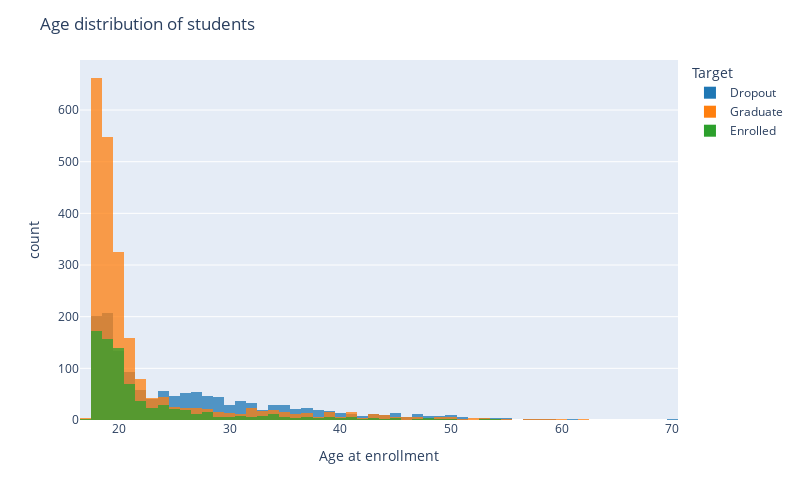

Notebook source saved alongside this figure:
### Markdown cell above
## Age distribution of students

### Code cell
fig = px.histogram(graduates_df, x='Age at enrollment', color='Target',
                   opacity=0.75, barmode='overlay',
                   width=800, height=500, color_discrete_sequence=["#1f77b4", "#ff7f0e", "#2ca02c", "#d62728"])

fig.update_layout(title='Age distribution of students')

# Show the figure
fig.show()

### Figure 1 — Plotly figure (JSON) as saved in the notebook; plotly's stock layout.template omitted (floating-point values rounded to 4 significant figures; data arrays with more than 128 entries replaced by an {"elided": "..."} marker saying what was removed)
{"data": [{"alignmentgroup": "True", "bingroup": "x", "hovertemplate": "Target=Dropout<br>Age at enrollment=%{x}<br>count=%{y}<extra></extra>", "legendgroup": "Dropout", "marker": {"color": "#1f77b4", "opacity": 0.75, "pattern": {"shape": ""}}, "name": "Dropout", "offsetgroup": "Dropout", "orientation": "v", "showlegend": true, "type": "histogram", "x": {"elided": "1421 int values"}, "xaxis": "x", "yaxis": "y"}, {"alignmentgroup": "True", "bingroup": "x", "hovertemplate": "Target=Graduate<br>Age at enrollment=%{x}<br>count=%{y}<extra></extra>", "legendgroup": "Graduate", "marker": {"color": "#ff7f0e", "opacity": 0.75, "pattern": {"shape": ""}}, "name": "Graduate", "offsetgroup": "Graduate", "orientation": "v", "showlegend": true, "type": "histogram", "x": {"elided": "2209 int values"}, "xaxis": "x", "yaxis": "y"}, {"alignmentgroup": "True", "bingroup": "x", "hovertemplate": "Target=Enrolled<br>Age at enrollment=%{x}<br>count=%{y}<extra></extra>", "legendgroup": "Enrolled", "marker": {"color": "#2ca02c", "opacity": 0.75, "pattern": {"shape": ""}}, "name": "Enrolled", "offsetgroup": "Enrolled", "orientation": "v", "showlegend": true, "type": "histogram", "x": {"elided": "794 int values"}, "xaxis": "x", "yaxis": "y"}], "layout": {"barmode": "overlay", "height": 500, "legend": {"title": {"text": "Target"}, "tracegroupgap": 0}, "margin": {"t": 60}, "title": {"text": "Age distribution of students"}, "width": 800, "xaxis": {"anchor": "y", "domain": [0, 1], "title": {"text": "Age at enrollment"}}, "yaxis": {"anchor": "x", "domain": [0, 1], "title": {"text": "count"}}}}
